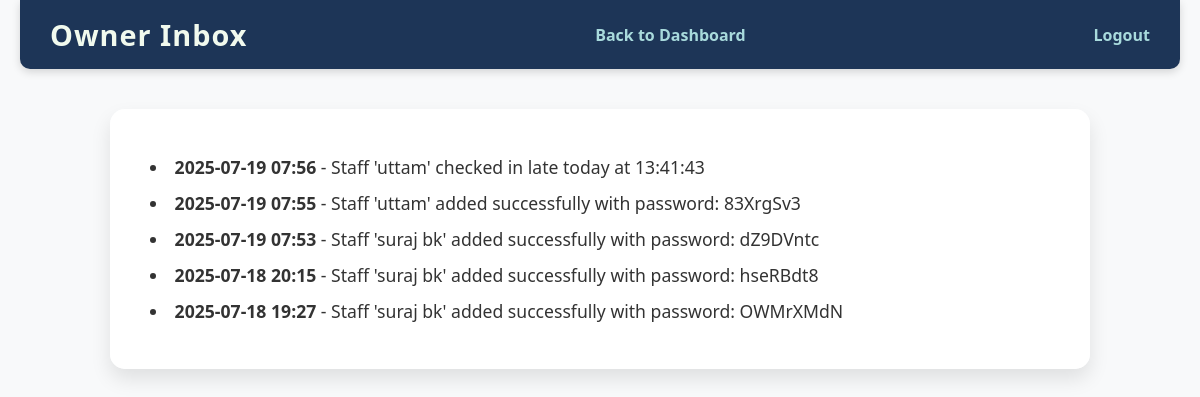
/owner/inbox (signed in), run on an earlier commit of the app's database.
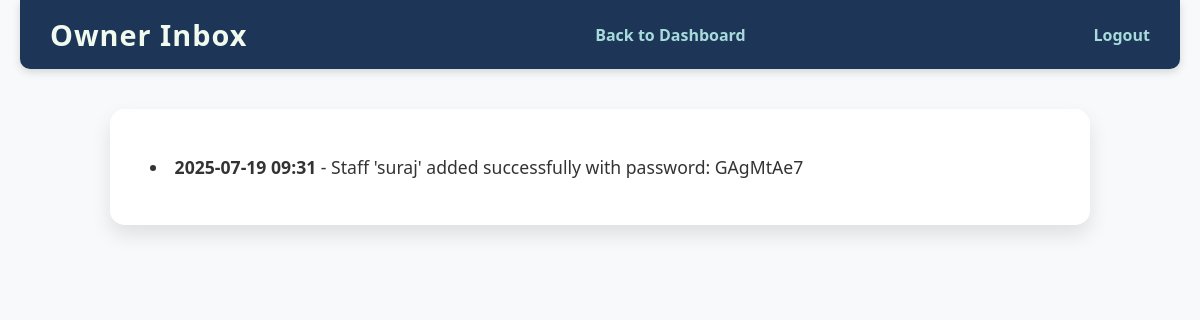
And on a later commit of the database.
### models.py (models this page shows)
class InboxMessage(db.Model):
    __tablename__ = 'inbox_messages'
    __table_args__ = {'extend_existing': True}  # Avoids redefinition errors
    id = db.Column(db.Integer, primary_key=True)
    content = db.Column(db.String(255), nullable=False)  # Message content here
    timestamp = db.Column(db.DateTime, default=datetime.utcnow)
    user_id = db.Column(db.Integer, db.ForeignKey('user.id', ondelete='SET NULL'), nullable=True)
    user = db.relationship('User', backref=db.backref('inbox_messages', cascade='all, delete-orphan'))

### app.py (the view)
@app.route('/owner/inbox')
def owner_inbox():
    if session.get('role') != 'owner':
        flash('Access denied.', 'danger')
        return redirect(url_for('login'))
    inbox_messages = InboxMessage.query.order_by(InboxMessage.timestamp.desc()).all()
    return render_template('owner_inbox.html', inbox=inbox_messages)

### templates/owner_inbox.html (shortened to what this page needs)
<!DOCTYPE html>
<html lang="en">
<head>
    <link rel="stylesheet" href="{{ url_for('static', filename='css/style.css') }}" />
</head>
<body>
    <header>
        <h1>Owner Inbox</h1>
        <a href="{{ url_for('owner_dashboard') }}">Back to Dashboard</a>
        <a href="{{ url_for('logout') }}">Logout</a>
    </header>
    <section>
        {% if inbox %}
            <ul>
                {% for msg in inbox %}
                <li><strong>{{ msg.timestamp.strftime('%Y-%m-%d %H:%M') }}</strong> - {{ msg.content }}</li>
                {% endfor %}
            </ul>
        {% else %}
            <p>No messages in inbox.</p>
        {% endif %}
    </section>
</body>
</html>

### static/css/style.css (style rules this page uses)
body { font-family: 'Segoe UI', Tahoma, Geneva, Verdana, sans-serif; background-color: #f7f9fc; color: #222; margin: 0; padding: 0; }
header { background: #2980b9; color: white; padding: 15px 30px; display: flex; justify-content: space-between; align-items: center; }
body { font-family: 'Segoe UI', Tahoma, Geneva, Verdana, sans-serif; background: #f8f9fa url('/static/images/slippers-bg.png') no-repeat center fixed; background-size: cover; color: #333; margin: 0; padding: 0 20px; }
header { background-color: #1d3557; padding: 15px 30px; color: #f1faee; display: flex; justify-content: space-between; align-items: center; border-radius: 0 0 10px 10px; box-shadow: 0 3px 8px rgba(0,0,0,0.15); }
header h1 { margin: 0; font-size: 1.8rem; font-weight: 700; letter-spacing: 1px; }
header a { color: #a8dadc; text-decoration: none; font-weight: 600; margin-left: 20px; transition: color 0.3s ease; }
section { margin: 40px auto; max-width: 900px; background: rgba(255, 255, 255, 0.95); padding: 30px 40px; border-radius: 15px; box-shadow: 0 10px 20px rgba(0,0,0,0.1); }
ul { list-style: inside disc; padding-left: 0; }
li { margin-bottom: 12px; font-size: 1.1rem; }

What changed in the data, as far as the page shows it:
removed InboxMessage: timestamp "2025-07-19 07:56", content "Staff 'uttam' checked in late today at 13:41:43"
removed InboxMessage: timestamp "2025-07-19 07:55", content "Staff 'uttam' added successfully with password: 83XrgSv3"
removed InboxMessage: timestamp "2025-07-19 07:53", content "Staff 'suraj bk' added successfully with password: dZ9DVntc"
removed InboxMessage: timestamp "2025-07-18 20:15", content "Staff 'suraj bk' added successfully with password: hseRBdt8"
changed InboxMessage: timestamp "2025-07-18 19:27" → "2025-07-19 09:31"; content "Staff 'suraj bk' added successfully with password: OWMrXMdN" → "Staff 'suraj' added successfully with password: GAgMtAe7"
